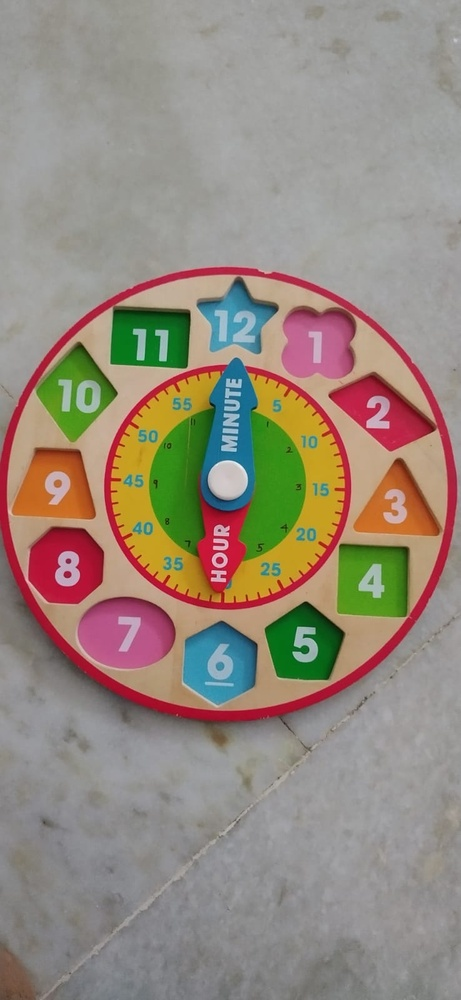
#> input picture clock_1.jpeg, 461 x 1000 px, shrunk from 738 x 1600 before the run, found by its file name
$ jupyter execute basic_image_transformations.ipynb   (shell and % lines are left out)
#> lines starting #> are read from the running program, lines starting #| are printed output that depends on the picture; after the words box and inside, x2 and y2 are one past the last pixel; in counts of white or black regions, pixels touching at a corner belong together
[cell 1]
import cv2
import numpy as np
from matplotlib import pyplot as plt

[cell 2]
print(cv2.__version__)
print(np.__version__)

### Reading and Displaying an Image

[cell 3]
path = 'basic_concepts/clock_1.jpeg'
original = cv2.imread(path,1) # Read it as color image
#> original is the input picture: shape (1000, 461, 3); mean B, G, R 125.7, 138.2, 149.3
print(original.shape)
#| (1000, 461, 3)


ImgColor=cv2.cvtColor(original, cv2.COLOR_BGR2RGB)

#Imgcolor=cv2.cvtColor(original, )
# gray scale
ImgGray=cv2.imread(path,0)# Read it as gray
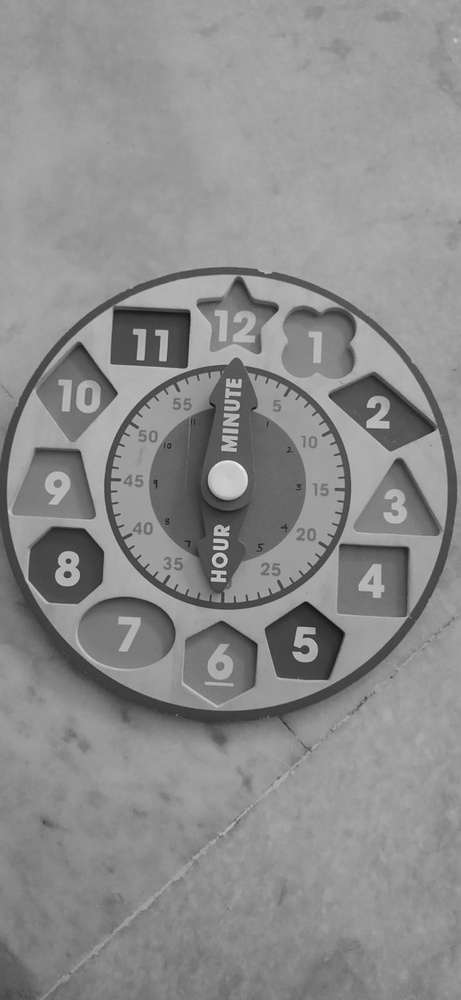
#> ImgGray: shape (1000, 461); min 14, max 243, mean 140.1
plt.imshow(ImgColor[:]/255.0)
plt.axis('off')
plt.show()

[cell 4]
#Know the Image Dimension
print('The color image is of dimension:',ImgColor.shape,'type:',type(ImgColor))
#| The color image is of dimension: (1000, 461, 3) type: <class 'numpy.ndarray'>

[cell 5]
h,w,c = ImgColor.shape
#> h = 1000; w = 461; c = 3
print('Image is of Height {0},Width {1} with {2} channels '.format(h,w,c))
#| Image is of Height 1000,Width 461 with 3 channels

[cell 6]
print(ImgGray.shape)
#| (1000, 461)
print(ImgColor.ndim)
#| 3

[cell 7]
#Access Pixel Values
pixel=ImgColor[0,0]
#> pixel = [148, 148, 146]
print(pixel)
#| [148 148 146]

[cell 8]
# Extract Three channels, It is a costly operation
r,g,b=cv2.split(ImgColor)
plt.figure(num=None,figsize=(10,8),dpi=80)
plt.subplot(131)
plt.imshow(b[:]/255.0,cmap='gray')
plt.title('Blue')
plt.axis('off')
plt.subplot(132)
plt.imshow(g[:]/255.0,cmap='gray')
plt.title('Green')
plt.axis('off')
plt.subplot(133)
plt.imshow(r[:]/255.0,cmap='gray')
plt.title('Red')
plt.axis('off')
plt.show()

[cell 9]
# Making Combination of channels
Img=ImgColor.copy()
Img[:,:,1] = 0
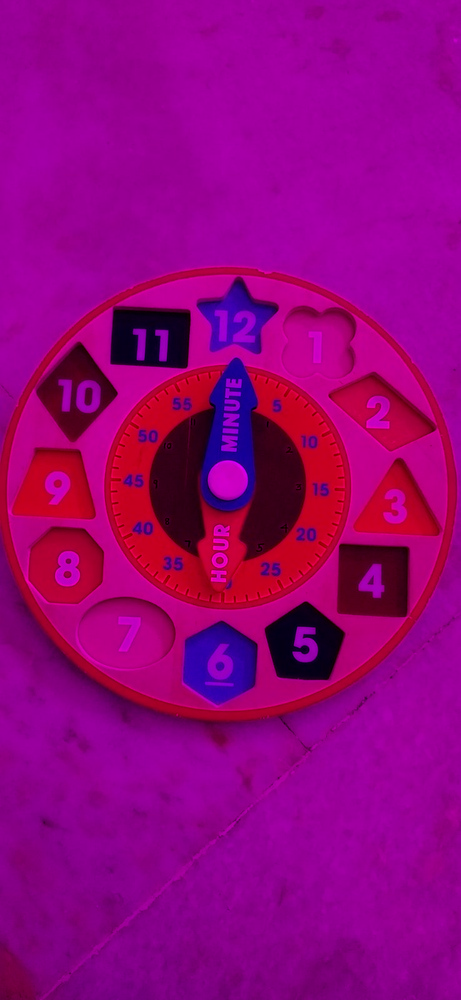
#> Img: shape (1000, 461, 3); mean R, G, B 149.3, 0, 125.7
plt.imshow(Img[:]/255.0)
plt.title('Combination')
plt.axis('off')
plt.show()

[cell 10]
# Inverting
r,g,b=cv2.split(ImgColor)
R = 255-b
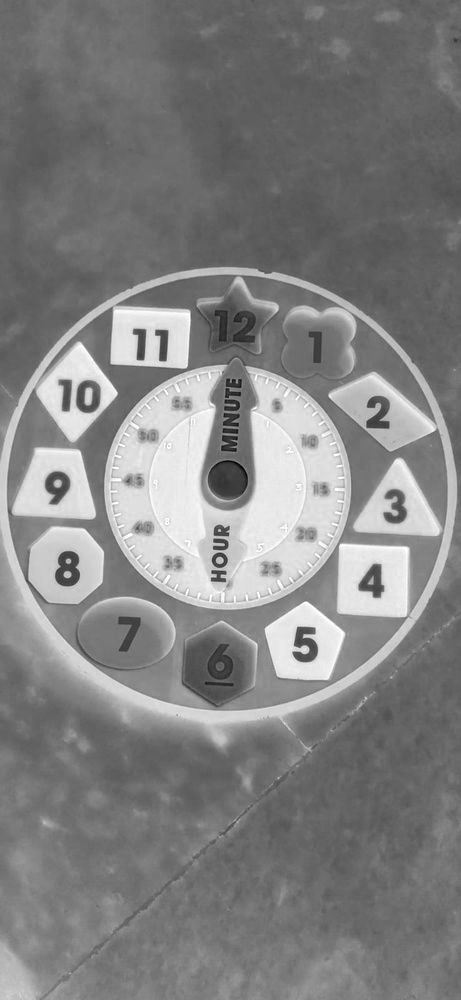
#> R: shape (1000, 461); min 0, max 255, mean 129.3
b[:],r[:] = 0,0
#> b: shape (1000, 461); every value is 0
blue_invert= cv2.merge((b,g,R))
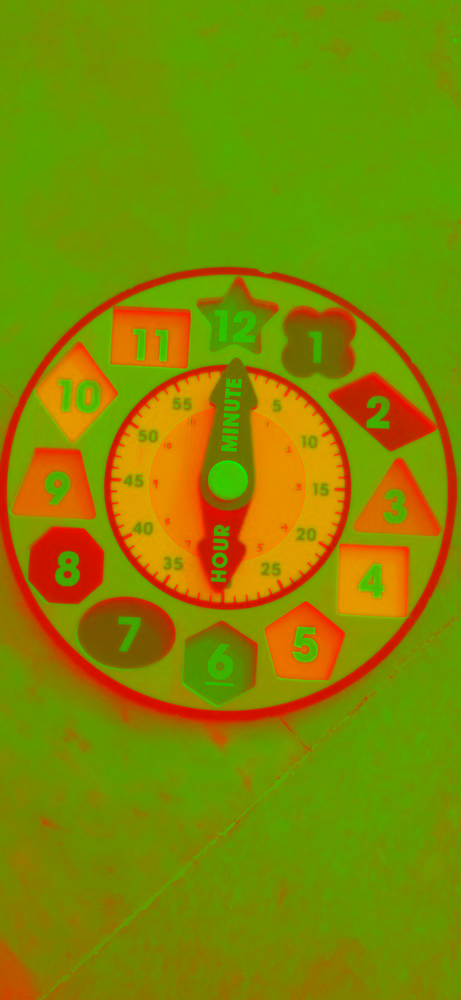
#> blue_invert: shape (1000, 461, 3); mean of channels 0, 1, 2 0, 138.2, 129.3; drawn as B, G, R
plt.imshow(blue_invert[:]/255.0)
plt.title('Red inversion')
plt.axis('off')
plt.show()
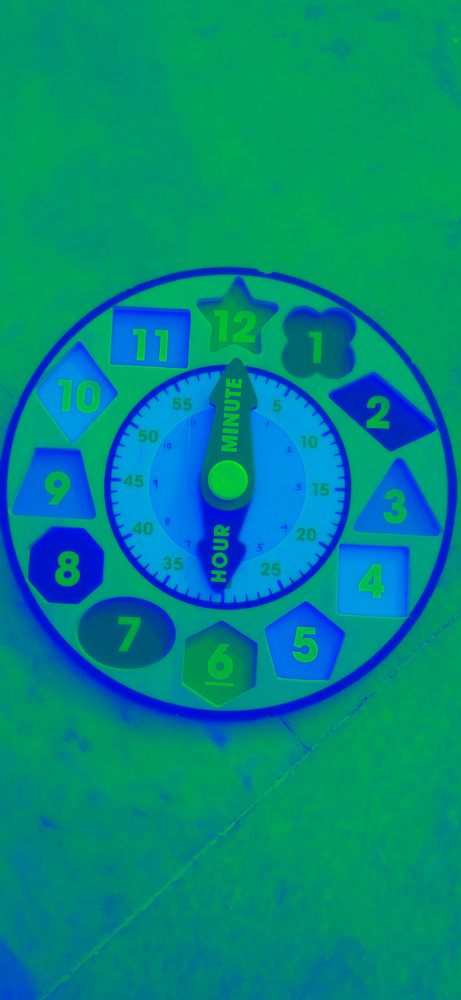
#> shown: shape (1000, 461, 3) float64; mean R, G, B 0, 0.542, 0.507
print('The color image is of dimension:',ImgColor.shape,'type:',type(ImgColor))
#| The color image is of dimension: (1000, 461, 3) type: <class 'numpy.ndarray'>

[cell 11]
# Making Dominant channels
Img=ImgColor.copy() # if copy() not used changing Img affects ImgColor too (Original)
Img[:,:,(0,1)]=0
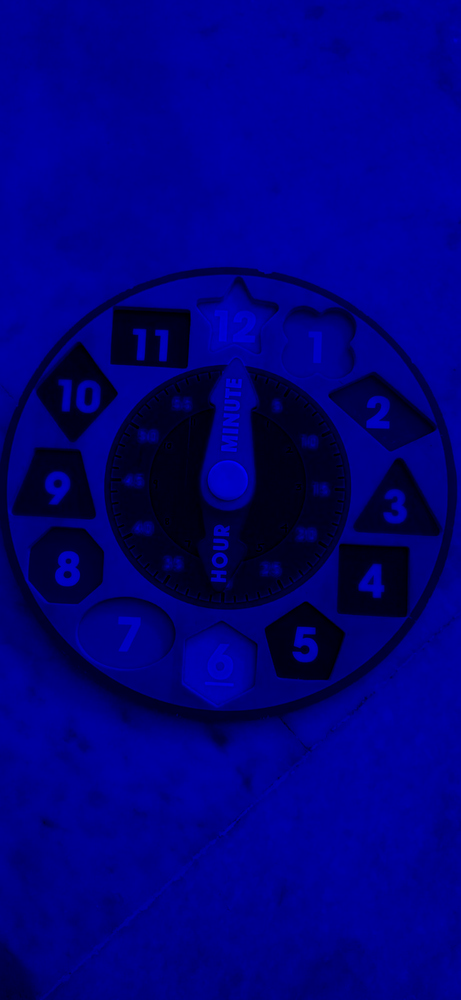
#> Img: shape (1000, 461, 3); mean R, G, B 0, 0, 125.7
plt.imshow(Img[:]/255.0)
plt.title('Combination')
plt.axis('off')
plt.show()

### Intensity Transformation

[cell 12]
ret,thresh1 = cv2.threshold(ImgGray,100,255,cv2.THRESH_BINARY) # Step change
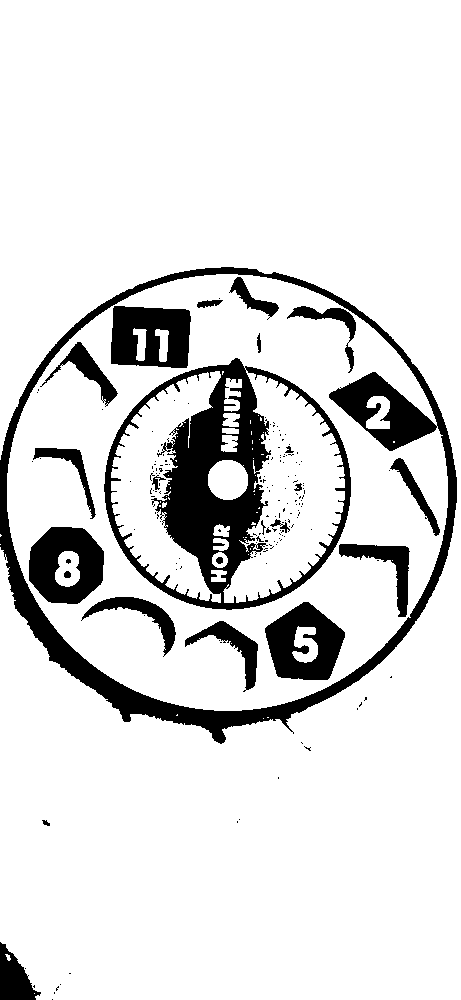
#> thresh1: shape (1000, 461); 87.2% white; 181 black regions (157 under 20 px), largest, box (x1, y1, x2, y2) and area: (0, 267, 457, 744) 18651, (104, 358, 351, 610) 17990, (29, 527, 104, 604) 3952
ret,thresh2 = cv2.threshold(ImgGray,127,255,cv2.THRESH_BINARY_INV)#Inverse of above
#> thresh2: shape (1000, 461); 23.7% white; 298 white regions (223 under 20 px), largest, box (x1, y1, x2, y2) and area: (0, 267, 457, 748) 34965, (104, 358, 351, 610) 25480, (0, 849, 161, 1000) 9544
ret,thresh3 = cv2.threshold(ImgGray,170,255,cv2.THRESH_TRUNC)
ret,thresh4 = cv2.threshold(ImgGray,200,255,cv2.THRESH_TOZERO) # Keep value above thrsh as it is, make others zero (ramp)
ret,thresh5 = cv2.threshold(ImgGray,127,255,cv2.THRESH_TOZERO_INV)#Inverse of the above
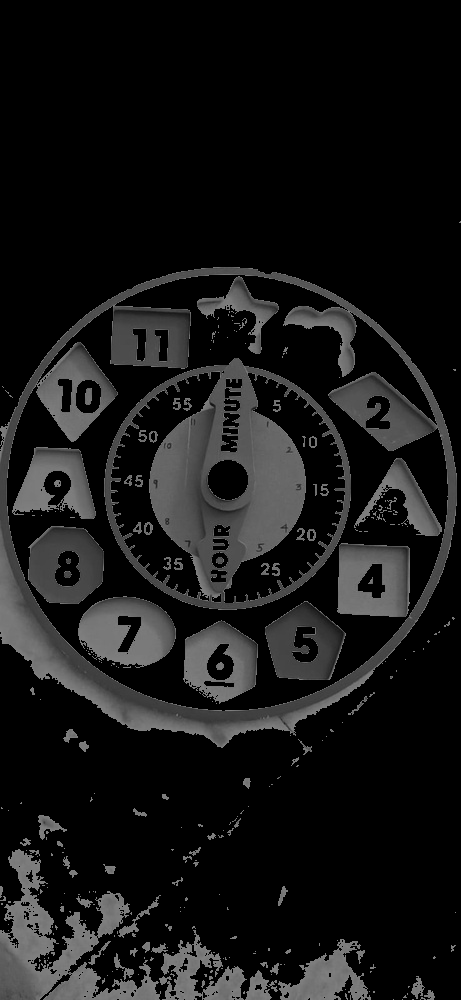
#> thresh5: shape (1000, 461); min 0, max 127, mean 22.5

[cell 13]
plt.figure(num=None,figsize=(10,8),dpi=80)
plt.subplot(121)
plt.imshow(ImgGray[:]/255.0,cmap='gray')
plt.title('Original')
plt.axis('off')
plt.subplot(122)
plt.imshow(thresh1[:]/255.0,cmap='gray')
plt.title('Thresholded1')
plt.axis('off')
plt.show()
plt.imshow(thresh2[:]/255.0,cmap='gray')
plt.title('Thresholded2')
plt.axis('off')
plt.show()
plt.imshow(thresh3[:]/255.0,cmap='gray')
plt.title('Thresholded3')
plt.axis('off')
plt.show()
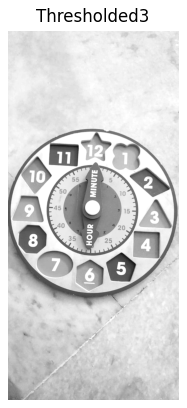
#> figure drawn by matplotlib, 1 panel
plt.imshow(thresh4[:]/255.0,cmap='gray')
plt.title('Thresholded4')
plt.axis('off')
plt.show()
plt.imshow(thresh5[:]/255.0,cmap='gray')
plt.title('Thresholded5')
plt.axis('off')
plt.show()
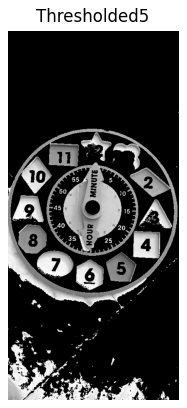
#> figure drawn by matplotlib, 1 panel

$ run again, with flowers_1.jpeg copied over clock_1.jpeg
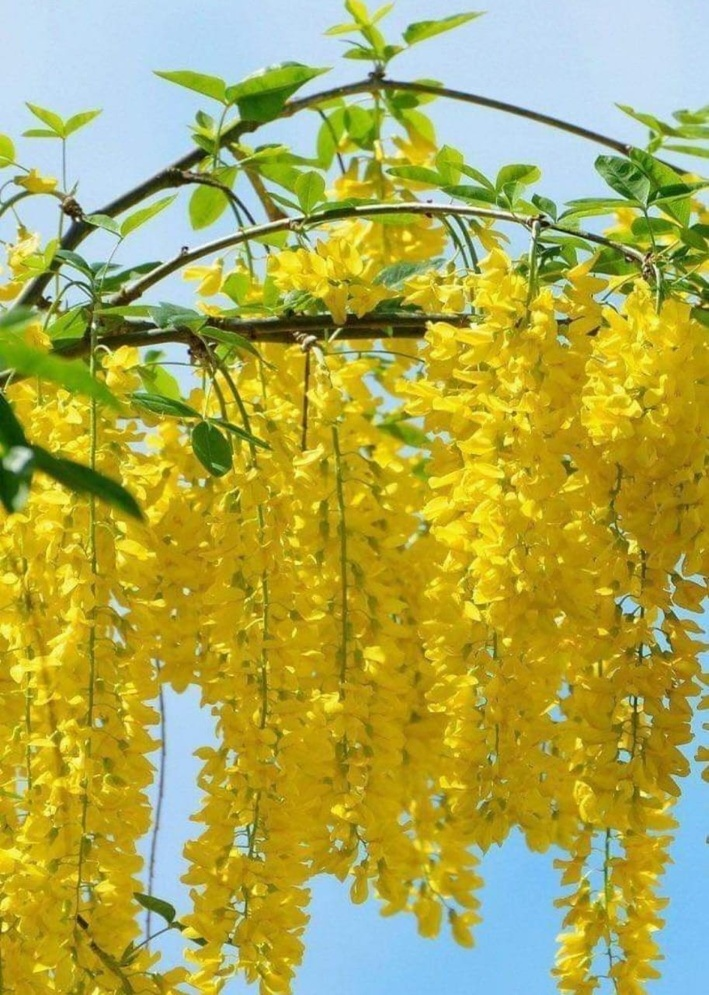
#> input picture flowers_1.jpeg, 709 x 995 px, shrunk from 913 x 1280 before the run, found by its file name
#> original is the input picture: shape (995, 709, 3); mean B, G, R 81.3, 170, 173.1
#| (995, 709, 3)
#| The color image is of dimension: (995, 709, 3) type: <class 'numpy.ndarray'>
#| Image is of Height 995,Width 709 with 3 channels
#| (995, 709)
#| 3
#> pixel = [200, 223, 241]
#| [200 223 241]
#| The color image is of dimension: (995, 709, 3) type: <class 'numpy.ndarray'>
#> `ret,thresh1 = cv2.threshold(ImgGray,100,255,cv2.THRESH_BINARY)`:
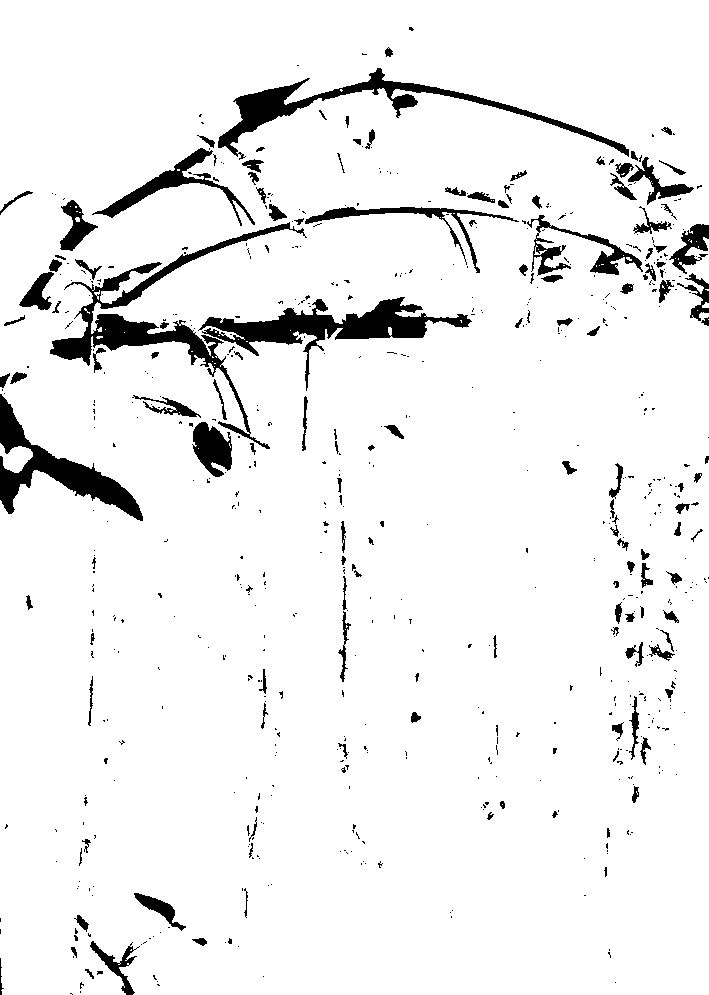
#> thresh1: shape (995, 709); 93.7% white; 657 black regions (515 under 20 px), largest, box (x1, y1, x2, y2) and area: (50, 222, 307, 449) 6492, (198, 297, 472, 391) 5954, (218, 68, 629, 160) 4976
#> thresh2: shape (995, 709); 16.4% white; 1569 white regions (1225 under 20 px), largest, box (x1, y1, x2, y2) and area: (0, 222, 477, 524) 26601, (579, 423, 709, 832) 20641, (88, 64, 709, 274) 13440
#> `plt.show()`:
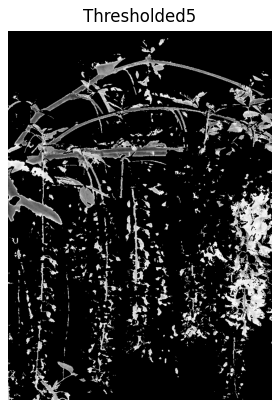
#> figure drawn by matplotlib, 1 panel

$ run again, with objects_1.jpeg copied over clock_1.jpeg
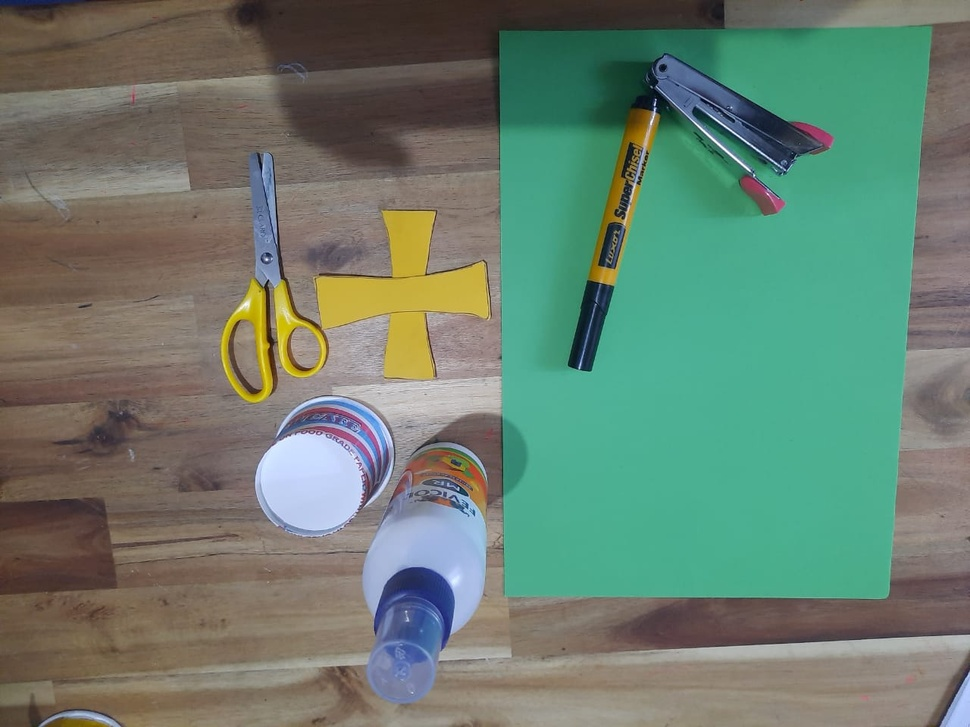
#> input picture objects_1.jpeg, 970 x 727 px, shrunk from 1280 x 960 before the run, found by its file name
#> original is the input picture: shape (727, 970, 3); mean B, G, R 111, 126.4, 105.8
#| (727, 970, 3)
#| The color image is of dimension: (727, 970, 3) type: <class 'numpy.ndarray'>
#| Image is of Height 727,Width 970 with 3 channels
#| (727, 970)
#| 3
#> pixel = [18, 32, 81]
#| [18 32 81]
#| The color image is of dimension: (727, 970, 3) type: <class 'numpy.ndarray'>
#> thresh1: shape (727, 970); 72% white; 927 black regions (831 under 20 px), largest, box (x1, y1, x2, y2) and area: (0, 0, 830, 279) 92915, (0, 369, 243, 688) 37674, (602, 572, 970, 651) 16367
#> thresh2: shape (727, 970); 54.3% white; 903 black regions (829 under 20 px), largest, box (x1, y1, x2, y2) and area: (95, 51, 970, 727) 297117, (276, 178, 402, 242) 3837, (38, 166, 191, 209) 3163
#> `plt.show()`:
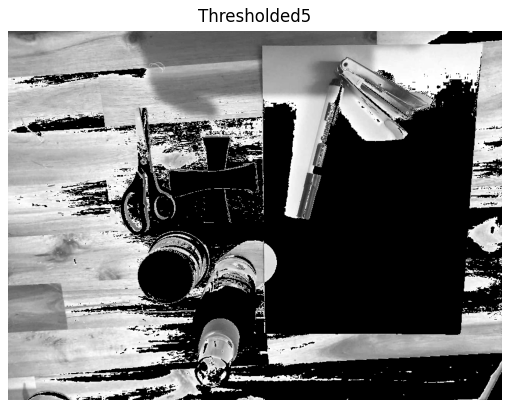
#> figure drawn by matplotlib, 1 panel
